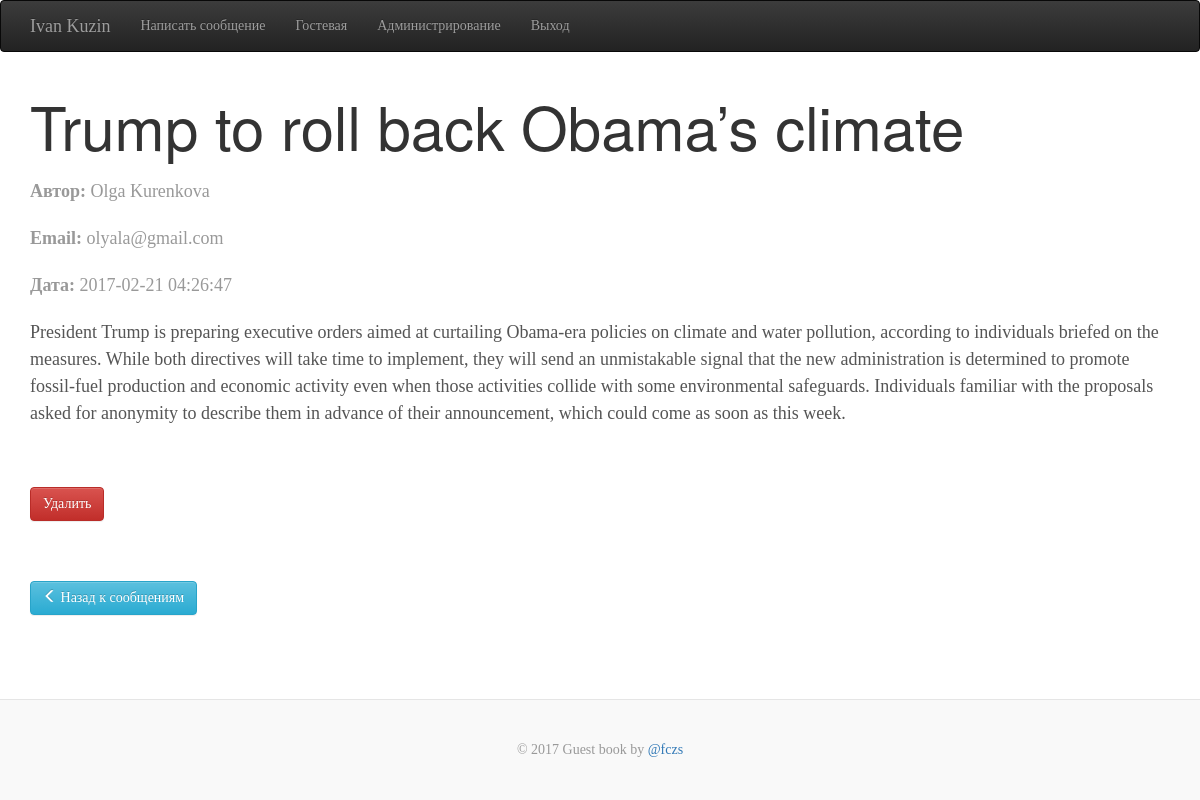
The app's page /messages/detail.php?ID=21 (signed in) with its own data.
### tables this page shows
CREATE TABLE `gb_user` (
  `ID` int(11) NOT NULL,
  `NAME` varchar(255) NOT NULL,
  `EMAIL` varchar(255) NOT NULL,
  `PASSWORD` varchar(255) NOT NULL,
  `GROUP_ID` int(11) NOT NULL DEFAULT '2'
);

CREATE TABLE `gb_messages` (
  `ID` int(11) NOT NULL,
  `DATE` datetime NOT NULL DEFAULT CURRENT_TIMESTAMP,
  `AUTHOR_ID` int(11) NOT NULL,
  `TITLE` varchar(255) NOT NULL,
  `MESSAGE` longtext NOT NULL,
  `PUBLISHED` char(1) NOT NULL DEFAULT 'N'
);

### engine/PDOWorker.php (called while the page is built, shortened)
<?php
class PDOWorker
{
    private static $PDOInstance;
    public function __construct($dbHost, $dbName, $charset, $dbUser, $dbPassword)
    {
        if (!self::$PDOInstance) {
            try {
                self::$PDOInstance = new PDO('mysql:host=' . $dbHost . ';dbname=' . $dbName . ';charset=' . $charset, $dbUser, $dbPassword);
                self::$PDOInstance->setAttribute(PDO::ATTR_EMULATE_PREPARES, false);
            } catch (PDOException $e) {
                file_put_contents(ROOT_DIR . '/engine/log/error.log', date("d.m.Y H:i:s") . ": " . $e->getMessage() . "\n", FILE_APPEND);
                die(DB_CONNECTION_ERROR);
            }
        }
        return self::$PDOInstance;
    }
    public function fetchAllAssoc($statement)
    {
        return self::$PDOInstance->query($statement)->fetchAll(PDO::FETCH_ASSOC);
    }
    public function fetchRowAssoc($statement)
    {
        return self::$PDOInstance->query($statement)->fetch(PDO::FETCH_ASSOC);
    }
    public function fetchColAssoc($statement, $data)
    {
        $dbData = self::$PDOInstance->prepare($statement);
        $dbData->execute($data);
        return $dbData->fetchColumn();
    }
}

### engine/Prolog.php (called while the page is built, shortened)
<?php
require_once($_SERVER["DOCUMENT_ROOT"] . "/engine/MessagesOutput.php");
require_once($_SERVER["DOCUMENT_ROOT"] . "/engine/Users.php");
$messages = new MessagesOutput();
$users = new Users();

### engine/Users.php (called while the page is built, shortened)
<?php
require_once($_SERVER["DOCUMENT_ROOT"] . "/engine/PDOWorker.php");
class Users
{
    private static $pdoObj = null;
    public function __construct()
    {
        self::$pdoObj = new PDOWorker(DB_HOST, DB_NAME, DB_CHARSET, DB_USER, DB_PASSWORD);
    }
    public function getUserFields($idArr)
    {
        $users = self::$pdoObj->fetchAllAssoc("SELECT ID, NAME, EMAIL FROM `gb_user` WHERE ID IN (" . implode(',', $idArr) . ")");
        $userFields = [];
        foreach ($users as $user) {
            $userFields[$user["ID"]] = $user;
        }
        return $userFields;
    }
    public function isUser()
    {
        return isset($_SESSION["LOGIN_USER"]) ? true : false;
    }
    public function isAdmin()
    {
        $group = "";
        if ($this->isUser()) {
            $data = array("email" => $_SESSION["LOGIN_USER"]);
            $group = self::$pdoObj->fetchColAssoc("SELECT GROUP_ID FROM `gb_user` WHERE EMAIL = :email", $data);
        }
        return $group == ADMIN_GROUP ? true : false;
    }
    public function getUserName()
    {
        $user_name = "";
        if ($this->isUser()) {
            $data = array("email" => $_SESSION["LOGIN_USER"]);
            $user_name = self::$pdoObj->fetchColAssoc("SELECT NAME FROM `gb_user` WHERE EMAIL = :email", $data);
        }
        return $user_name;
    }
}

### engine/PaginationTrait.php (called while the page is built, shortened)
<?php
Trait PaginationTrait
{
    public function getMessageID()
    {
        return $_GET["ID"];
    }
}

### engine/MessagesOutput.php (called while the page is built, shortened)
<?php
require_once($_SERVER["DOCUMENT_ROOT"] . "/engine/PDOWorker.php");
require_once($_SERVER["DOCUMENT_ROOT"] . "/engine/PaginationTrait.php");
class MessagesOutput
{
    private static $pdoObj = null;
    private $allMessages = "SELECT * FROM `gb_messages`";
    public function __construct()
    {
        self::$pdoObj = new PDOWorker(DB_HOST, DB_NAME, DB_CHARSET, DB_USER, DB_PASSWORD);
    }
    public function getDetailPage()
    {
        return(self::$pdoObj->fetchRowAssoc($this->allMessages . " WHERE ID='" . $this->getMessageID() . "'"));
    }
}

### messages/detail.php (the view, shortened to what this page needs)
<?php require_once($_SERVER["DOCUMENT_ROOT"] . "/engine/Prolog.php"); ?>
<?php include(TEMPLATE_DIR . '/header.php'); ?>
<?php
$message = $messages->getDetailPage();
$authorFields = $users->getUserFields(array($message["AUTHOR_ID"]));
?>
    <div class="gb-header">
        <h1 class="gb-title"><?=$message["TITLE"]?></h1>
    </div>
    <div class="row">
        <div class="col-xs-12 gb-main">
            <div class="gb-post">
                <div class="gb-post-meta">
                    <span class="meta-title"><?=AUTHOR_LABEL?></span>
                    <span><?=$authorFields[$message["AUTHOR_ID"]]["NAME"]?></span>
                </div>
                <div class="gb-post-meta">
                    <span class="meta-title"><?=EMAIL_LABEL?></span>
                    <span><?=$authorFields[$message["AUTHOR_ID"]]["EMAIL"]?></span>
                </div>
                <div class="gb-post-meta">
                    <span class="meta-title"><?=DATE_LABEL?></span>
                    <span><?=$message["DATE"]?></span>
                </div>
                <p><?=$message["MESSAGE"]?></p>
            </div>
        </div>
    </div>
    <div class="gp-buttons">
        <button type="button" class="btn btn-danger delete" data-id="<?=$message["ID"]?>"><?=DELETE_BUTTON?></button>
    </div>
    <div class="gp-back">
        <button type="button" class="btn btn-info back-btn"><span class="glyphicon glyphicon-menu-left" aria-hidden="true"></span> <?=BACK_BUTTON?></button>
    </div>
<?php include(TEMPLATE_DIR . '/footer.php'); ?>

### template/header.php (shortened to what this page needs)
<!DOCTYPE html>
<html lang="ru">
<head>
    <link rel="stylesheet" href="https://maxcdn.bootstrapcdn.com/bootstrap/3.3.7/css/bootstrap.min.css">
    <link rel="stylesheet" href="https://maxcdn.bootstrapcdn.com/bootstrap/3.3.7/css/bootstrap-theme.min.css">
    <link rel="stylesheet" href="/template/css/style.css">
</head>
<body>
<div class="gp-page">
    <nav class="navbar navbar-inverse">
        <div class="container">
            <div class="navbar-header">
                <span class="navbar-brand">
                    <?php if($users->isUser()): ?>
                        <?=$users->getUserName();?>
                    <?php else: ?>
                        <span class="glyphicon glyphicon-book" aria-hidden="true"></span>
                    <?php endif; ?>
                </span>
            </div>
            <div id="navbar" class="navbar-collapse collapse">
                <ul class="nav navbar-nav">
                    <?php if($users->isUser()): ?>
                        <li><a href="#" type="button" data-toggle="modal" data-target="#Modal_Message"><?=WRITE_MESSAGE_OPTION?></a></li>
                        <?php if($users->isAdmin()): ?>
                            <li><a href="/"><?=HOME_OPTION?></a></li>
                            <li><a href="/messages/"><?=ADMIN_OPTION?></a></li>
                        <?php endif; ?>
                        <li><a href="#" class="logout"><?=LOGOUT_OPTION?></a></li>
                    <?php else: ?>
                        <li><a href="#" type="button" data-toggle="modal" data-target="#Modal_Login"><?=LOGIN_OPTION?></a></li>
                    <?php endif; ?>
                </ul>
            </div>
        </div>
    </nav>
    <div class="container">

### template/css/style.css (style rules this page uses)
html { position: relative; min-height: 100%; }
body { font-family: Georgia, "Times New Roman", Times, serif; color: #555; margin-bottom: 180px; }
h1, h2 { margin-top: 0; font-family: "Helvetica Neue", Helvetica, Arial, sans-serif; font-weight: normal; color: #333; }
.gp-page { min-height: 100%; height: auto !important; margin: 0 auto -101px; }
.gb-header { padding-top: 20px; padding-bottom: 20px; }
.gb-title { margin-bottom: 0; font-size: 60px; font-weight: normal; }
.gb-main { font-size: 18px; line-height: 1.5; }
.gb-post { margin-bottom: 50px; }
.gb-post-meta { margin-bottom: 20px; color: #999; }
.gp-buttons { margin: 10px 0 30px; }
.gp-buttons button:first-child { margin-right: 10px; }
.meta-title { font-weight: bold; }
.gp-back { margin-top: 60px; margin-bottom: 60px; }

### records on screen
gb_user: NAME "Ivan Kuzin"
gb_messages: TITLE "Trump to roll back Obama’s climate", AUTHOR_ID.NAME "Olga Kurenkova", AUTHOR_ID.EMAIL "olyala@gmail.com", DATE "2017-02-21 04:26:47", MESSAGE "President Trump is preparing executive orders aimed at curtailing Obama-era policies on climate and water pollution, according to individuals briefed on the measures. While both directives will take time to implement, they will send an unmistakable signal that the new administration is determined to promote fossil-fuel production and economic activity even when those activities collide with some environmental safeguards. Individuals familiar with the proposals asked for anonymity to describe them in advance of their announcement, which could come as soon as this week."

### other values on screen
WRITE_MESSAGE_OPTION "Написать сообщение"
HOME_OPTION "Гостевая"
ADMIN_OPTION "Администрирование"
LOGOUT_OPTION "Выход"
AUTHOR_LABEL "Автор:"
EMAIL_LABEL "Email:"
DATE_LABEL "Дата:"
DELETE_BUTTON "Удалить"
BACK_BUTTON "Назад к сообщениям"
